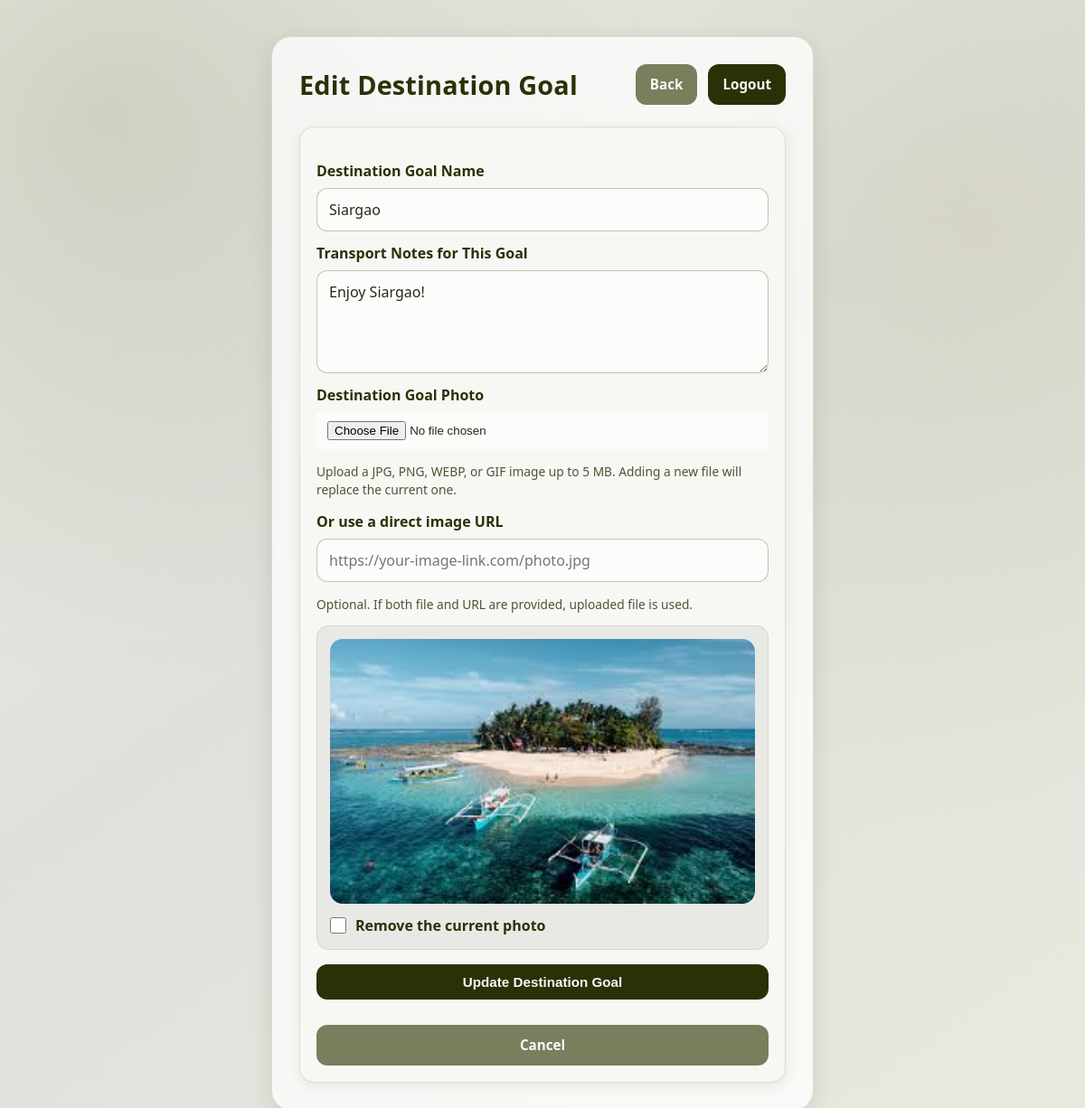
The app's page /destination_form.php?id=10 (signed in) with its own data.
### tables this page shows
CREATE TABLE `destinations` (
  `id` int(11) NOT NULL AUTO_INCREMENT,
  `name` varchar(100) NOT NULL,
  `eco_rating` int(11) NOT NULL,
  `transport_tips` text NOT NULL,
  `photo_path` varchar(255) DEFAULT NULL,
  PRIMARY KEY (`id`)
);

### destination_photo_helper.php (called while the page is built, shortened)
<?php
function destination_normalize_photo_path(?string $path): string
{
    return str_replace('\\', '/', trim((string) $path));
}
function destination_extract_path_candidate(string $value): string
{
    $candidate = trim($value);
    return destination_normalize_photo_path(strip_tags($candidate));
}
function destination_get_photo_public_path(?string $path): string
{
    $normalizedPath = destination_extract_path_candidate((string) $path);
    $normalizedPath = preg_replace('#^\./+#', '', $normalizedPath) ?? $normalizedPath;
    if (preg_match('#images/destination/[A-Za-z0-9._-]+#', $normalizedPath, $matches) === 1) {
        $normalizedPath = $matches[0];
    }
    $absolutePath = __DIR__ . DIRECTORY_SEPARATOR . str_replace('/', DIRECTORY_SEPARATOR, $normalizedPath);
    return is_file($absolutePath) ? $normalizedPath : '';
}
function destination_is_external_photo_path(?string $path): bool
{
    return filter_var(destination_normalize_photo_path($path), FILTER_VALIDATE_URL) !== false;
}

### destination_form.php (the view, shortened to what this page needs)
<?php
require 'db.php';
require 'destination_photo_helper.php';
function form_escape($value): string {
    return htmlspecialchars((string) $value, ENT_QUOTES, 'UTF-8');
}
$destId = (int) ($_GET['id'] ?? 0);
$isEdit = $destId > 0;
$destination = null;
$destIdColumn = 'id';
if ($isEdit) {
    $stmt = $conn->prepare("SELECT * FROM destinations WHERE {$destIdColumn} = ? LIMIT 1");
    $stmt->bind_param('i', $destId);
    $stmt->execute();
    $result = $stmt->get_result();
    $destination = $result->fetch_assoc();
}
$formValues = [
    'name' => $destination['name'] ?? '',
    'transport_tips' => $destination['transport_tips'] ?? '',
    'photo_url' => destination_is_external_photo_path($destination['photo_path'] ?? '') ? ($destination['photo_path'] ?? '') : '',
];
$currentPhotoPath = destination_get_photo_public_path($destination['photo_path'] ?? '');
?>
<!DOCTYPE html>
<html>
<head>
    <link rel="stylesheet" href="style.css">
</head>
<body>
    <div class="page-shell">
        <div class="container" style="max-width: 600px;">
            <header class="topbar">
                <div>
                    <h1><?php echo $isEdit ? 'Edit' : 'Create'; ?> Destination Goal</h1>
                </div>
                <div class="topbar-actions">
                    <a class="button button-secondary" href="index.php">Back</a>
                    <a class="button" href="logout.php">Logout</a>
                </div>
            </header>
            <section class="panel card">
                <form method="POST" enctype="multipart/form-data" class="planner-form">
                    <div class="field-grid">
                        <div class="field field-full">
                            <label for="name">Destination Goal Name</label>
                            <input type="text" id="name" name="name" placeholder="Destination goal name" value="<?php echo form_escape($formValues['name']); ?>" required>
                        </div>
                        <div class="field field-full">
                            <label for="transport_tips">Transport Notes for This Goal</label>
                            <textarea id="transport_tips" name="transport_tips" placeholder="Describe sustainable ways to get there or move around once you arrive..." rows="4" required><?php echo form_escape($formValues['transport_tips']); ?></textarea>
                        </div>
                        <div class="field field-full">
                            <label for="destination_photo">Destination Goal Photo</label>
                            <input class="file-input" type="file" id="destination_photo" name="destination_photo" accept=".jpg,.jpeg,.png,.webp,.gif">
                            <p class="field-help">Upload a JPG, PNG, WEBP, or GIF image up to 5 MB. Adding a new file will replace the current one.</p>
                        </div>
                        <div class="field field-full">
                            <label for="photo_url">Or use a direct image URL</label>
                            <input type="text" id="photo_url" name="photo_url" placeholder="https://your-image-link.com/photo.jpg" value="<?php echo form_escape($formValues['photo_url']); ?>">
                            <p class="field-help">Optional. If both file and URL are provided, uploaded file is used.</p>
                        </div>
                        <?php if ($currentPhotoPath !== ''): ?>
                            <div class="field field-full">
                                <div class="destination-photo-manager">
                                    <div class="destination-photo-preview">
                                        <img src="<?php echo form_escape($currentPhotoPath); ?>" alt="<?php echo form_escape($formValues['name'] ?: 'Destination'); ?> photo">
                                    </div>
                                    <label class="checkbox-row" for="delete_photo">
                                        <input type="checkbox" id="delete_photo" name="delete_photo" value="1">
                                        Remove the current photo
                                    </label>
                                </div>
                            </div>
                        <?php endif; ?>
                    </div>
                    <button type="submit"><?php echo $isEdit ? 'Update' : 'Create'; ?> Destination Goal</button>
                    <?php if ($isEdit): ?>
                        <a href="destination_detail.php?id=<?php echo $destId; ?>" class="button button-secondary" style="display: block; text-align: center; margin-top: 12px;">Cancel</a>
                    <?php endif; ?>
                </form>
            </section>
        </div>
    </div>
</body>
</html>

### style.css (style rules this page uses)
:root { --c-deep-olive: #293207; --c-olive: #787f5d; --c-sand: #c8c3ad; --c-mist-green: #d3d9bf; --c-fog: #dfe0db; --bg-main: linear-gradient(145deg, #eef0e8 0%, var(--c-fog) 45%, #e8eadf 100%); --text-main: #252a1b; --text-soft: #4c5437; --surface: rgba(255, 255, 255, 0.75); --surface-strong: #f7f8f3; --border-soft: rgba(41, 50, 7, 0.15); --shadow-1: 0 8px 24px rgba(41, 50, 7, 0.12); --shadow-2: 0 18px 48px rgba(41, 50, 7, 0.2); }
* { box-sizing: border-box; }
html, body { margin: 0; padding: 0; min-height: 100%; }
body { font-family: "Segoe UI", "Noto Sans", "Trebuchet MS", sans-serif; color: var(--text-main); background: var(--bg-main); line-height: 1.5; }
.page-shell { min-height: 100vh; padding: 40px 20px; background-image: radial-gradient(circle at 10% 10%, rgba(120, 127, 93, 0.25) 0%, transparent 40%), radial-gradient(circle at 90% 20%, rgba(200, 195, 173, 0.4) 0%, transparent 45%); }
.container { width: min(1040px, 100%); margin: 0 auto; border-radius: 22px; background: var(--surface); backdrop-filter: blur(6px); border: 1px solid var(--border-soft); box-shadow: var(--shadow-1); padding: 30px; animation: rise-in 0.55s ease-out; }
.topbar { display: grid; grid-template-columns: 1fr auto; gap: 10px 16px; align-items: center; margin-bottom: 24px; }
.topbar-actions { display: flex; gap: 12px; justify-content: flex-end; flex-wrap: wrap; }
.topbar h1 { margin: 0; font-size: clamp(1.7rem, 2.4vw, 2.3rem); color: var(--c-deep-olive); letter-spacing: 0.2px; }
.panel { padding: 22px; }
.planner-form { display: grid; gap: 16px; margin-top: 18px; }
.field-grid { display: grid; grid-template-columns: repeat(2, minmax(0, 1fr)); gap: 12px; }
.field { display: grid; gap: 7px; }
.field-full { grid-column: 1 / -1; }
.field label { font-weight: 600; color: var(--c-deep-olive); }
input[type="text"], input[type="password"], input[type="number"], input[type="date"], select, textarea { width: 100%; border: 1px solid rgba(120, 127, 93, 0.45); border-radius: 12px; background: #fcfcfa; color: var(--text-main); font-size: 1rem; padding: 12px 13px; outline: none; transition: border-color 0.2s ease, box-shadow 0.2s ease; font-family: inherit; }
.file-input { padding: 10px 12px; background: #fcfcfa; }
.card { background: var(--surface-strong); border-radius: 16px; border: 1px solid rgba(120, 127, 93, 0.22); box-shadow: 0 4px 16px rgba(41, 50, 7, 0.09); padding: 18px; transition: transform 0.2s ease, box-shadow 0.2s ease; }
button, .button { display: inline-flex; justify-content: center; align-items: center; gap: 8px; border: 0; border-radius: 12px; background: var(--c-deep-olive); color: #f8f9f5; font-weight: 600; font-size: 0.95rem; text-decoration: none; cursor: pointer; padding: 11px 16px; transition: transform 0.2s ease, box-shadow 0.2s ease, background-color 0.2s ease; }
.button-secondary { background: var(--c-olive); }
a { color: var(--c-deep-olive); text-underline-offset: 3px; }
.field-help { margin: 8px 0 0; color: var(--text-soft); font-size: 0.86rem; }
.destination-photo-manager { display: grid; gap: 12px; padding: 14px; border-radius: 14px; background: rgba(223, 224, 219, 0.62); border: 1px solid rgba(120, 127, 93, 0.18); }
.destination-photo-preview { border-radius: 14px; overflow: hidden; min-height: 220px; aspect-ratio: 16 / 10; background: rgba(255, 255, 255, 0.55); }
.destination-photo-preview img, .hero-media img { width: 100%; height: 100%; object-fit: cover; display: block; }
.checkbox-row { display: inline-flex; align-items: center; gap: 10px; font-weight: 600; color: var(--c-deep-olive); }
.checkbox-row input { width: 18px; height: 18px; margin: 0; }

### records on screen
destinations: name "Siargao", transport_tips "Enjoy Siargao!", photo_path (picture)
